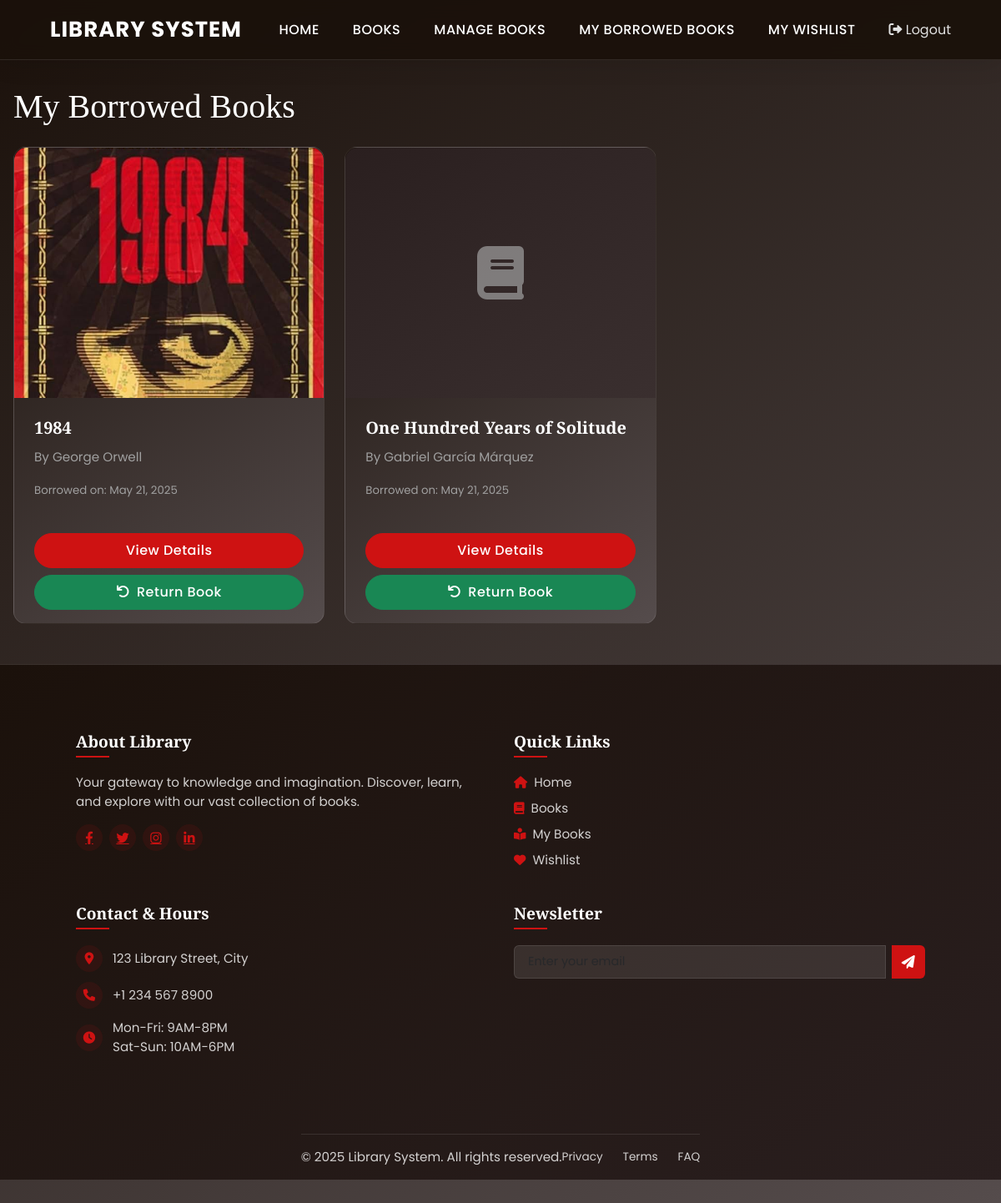
/borrowed-books/ (signed in), run on an earlier commit of the app's database.
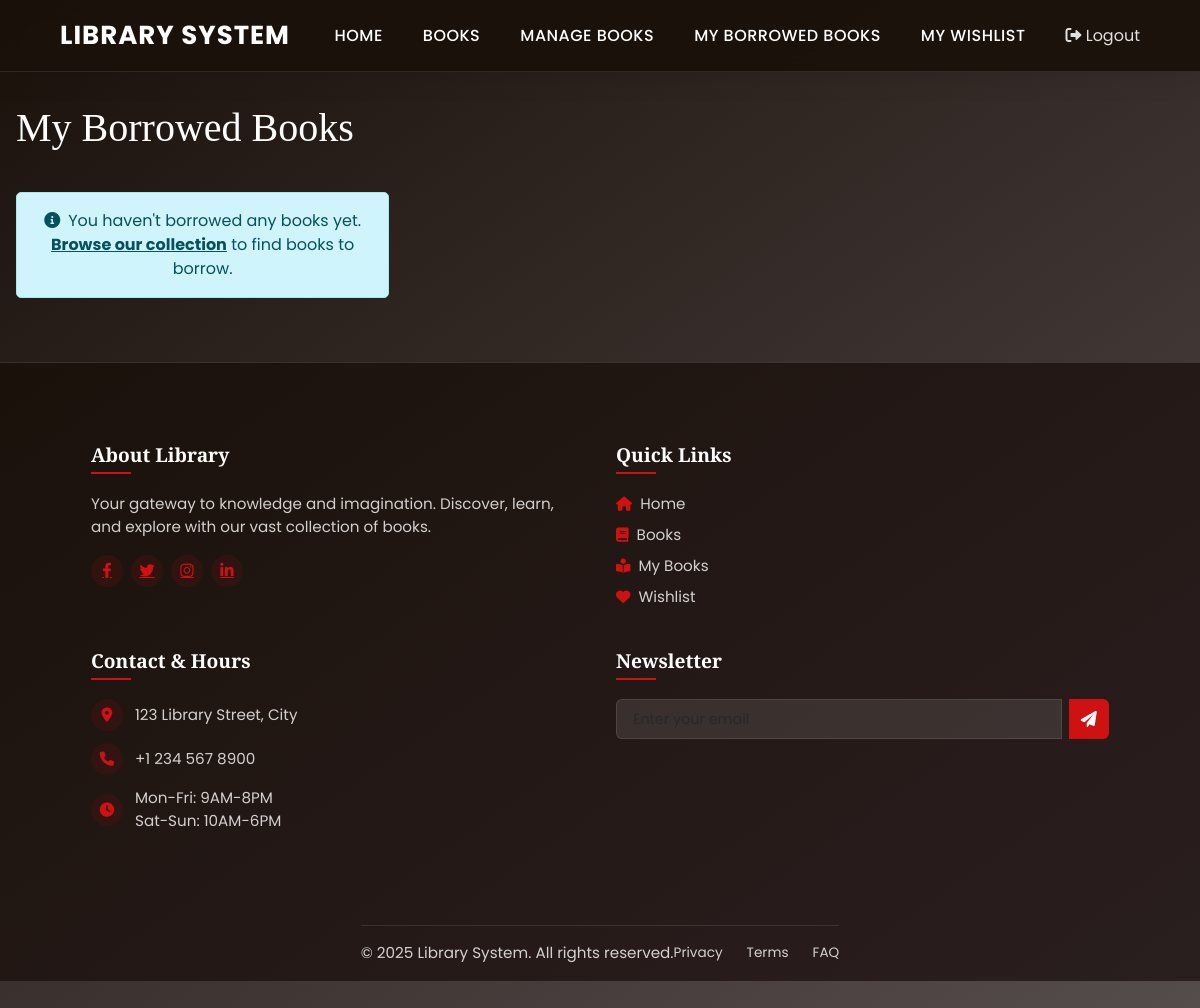
And on a later commit of the database.
### library/models.py (models this page shows, shortened)
class BorrowedBook(models.Model):
    user = models.ForeignKey(User, on_delete=models.CASCADE)
    book = models.ForeignKey(Book, on_delete=models.CASCADE)
    borrow_date = models.DateTimeField(auto_now_add=True)
    return_date = models.DateTimeField(null=True, blank=True)
    is_returned = models.BooleanField(default=False)
    class Meta:
        ordering = ['-borrow_date']

class Book(models.Model):
    title = models.CharField(max_length=200)
    author = models.CharField(max_length=200)
    description = models.TextField()
    isbn = models.CharField(max_length=13, unique=True)
    cover_image = models.ImageField(upload_to='book_covers/', null=True, blank=True)
    available_copies = models.IntegerField(default=1)
    publication_date = models.DateField()
    created_at = models.DateTimeField(auto_now_add=True)
    class Meta:
        ordering = ['title']

### library/views.py (the view)
# urls.py: path('borrowed-books/', views.borrowed_books, name='borrowed_books'),
@login_required
def borrowed_books(request):
    borrowed = BorrowedBook.objects.filter(
        user=request.user,
        is_returned=False
    )
    return render(request, 'library/borrowed_books.html', {
        'borrowed_books': borrowed
    })

### library/templates/library/borrowed_books.html (shortened to what this page needs)
{% extends 'library/base.html' %}
{% block content %}
<h1 class="mb-4">My Borrowed Books</h1>
<div class="row row-cols-1 row-cols-md-2 row-cols-lg-3 g-4">
    {% for borrowed in borrowed_books %}
        <div class="col">
            <div class="card h-100">
                {% if borrowed.book.cover_image %}
                    <img src="{{ borrowed.book.cover_image.url }}" class="card-img-top" alt="{{ borrowed.book.title }}" style="height: 300px; object-fit: cover;">
                {% else %}
                    <div class="card-img-top bg-light d-flex align-items-center justify-content-center" style="height: 300px;">
                        <i class="fas fa-book fa-4x text-muted"></i>
                    </div>
                {% endif %}
                <div class="card-body">
                    <h5 class="card-title">{{ borrowed.book.title }}</h5>
                    <p class="card-text text-muted">By {{ borrowed.book.author }}</p>
                    <p class="card-text">
                        <small class="text-muted">
                            Borrowed on: {{ borrowed.borrow_date|date:"F j, Y" }}
                        </small>
                    </p>
                </div>
                <div class="card-footer bg-transparent border-0 pb-3">
                    <div class="d-grid gap-2">
                        <a href="{% url 'book_detail' borrowed.book.id %}" class="btn btn-primary">View Details</a>
                        <a href="{% url 'return_book' borrowed.book.id %}" class="btn btn-success">
                            <i class="fas fa-undo me-2"></i>Return Book
                        </a>
                    </div>
                </div>
            </div>
        </div>
    {% empty %}
        <div class="col-12">
            <div class="alert alert-info">
                <i class="fas fa-info-circle me-2"></i>You haven't borrowed any books yet.
                <a href="{% url 'book_list' %}" class="alert-link">Browse our collection</a> to find books to borrow.
            </div>
        </div>
    {% endfor %}
</div>
{% endblock %}

What changed in the data, as far as the page shows it:
no longer on this page (row edited): BorrowedBook: book.cover_image (picture), book "1984", book.author "George Orwell", borrow_date "May 21, 2025"
no longer on this page (row edited): BorrowedBook: book "One Hundred Years of Solitude", book.author "Gabriel García Márquez", borrow_date "May 21, 2025"
Also different on the page:
text now shown: "You haven't borrowed any books yet. Browse our collection to find books to borrow."
